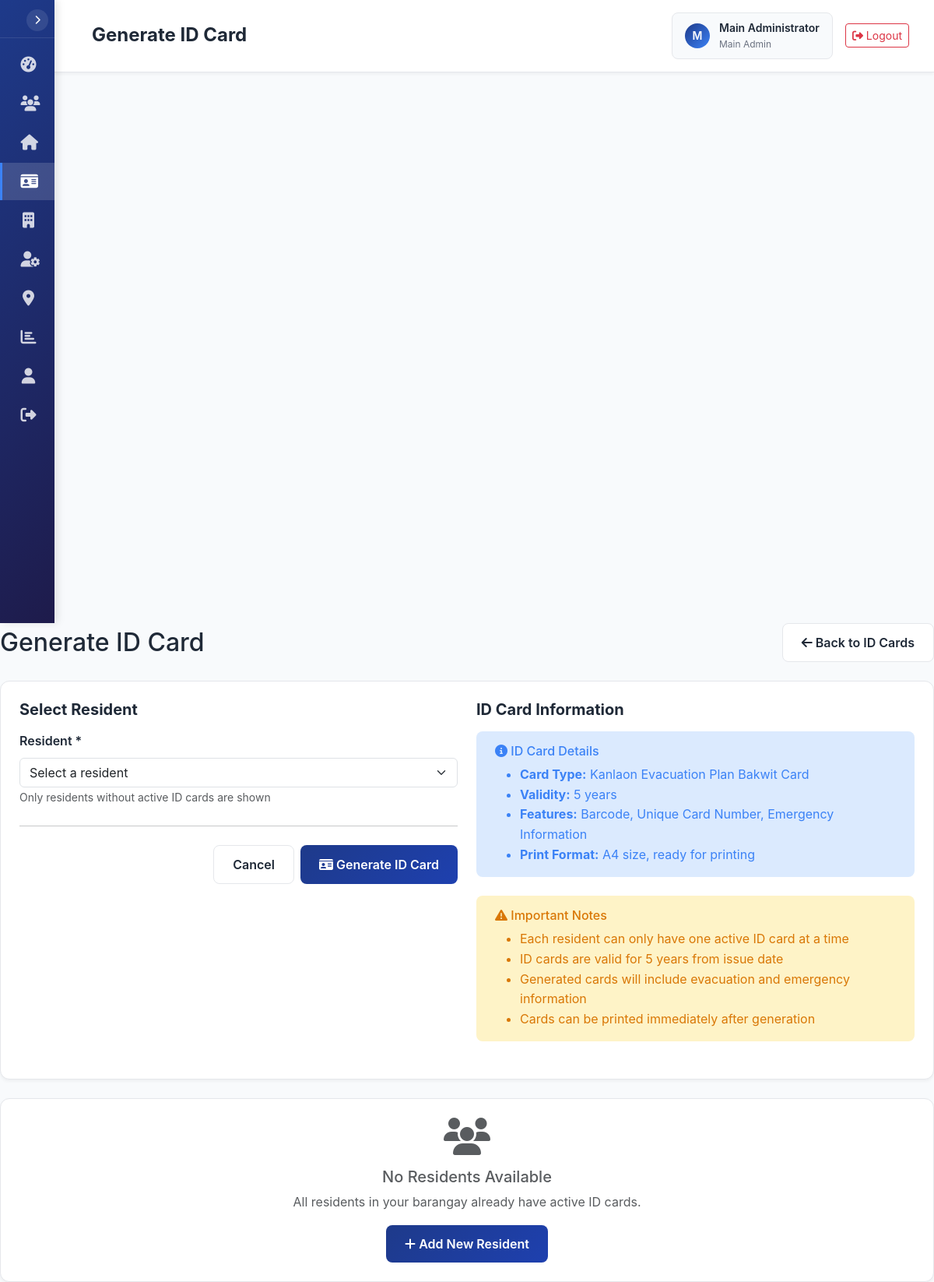
The app's page /id-cards.php?action=generate (signed in) with its own data.
### tables this page shows
CREATE TABLE IF NOT EXISTS `users` (
    `id` INT(11) NOT NULL AUTO_INCREMENT,
    `username` VARCHAR(50) NOT NULL UNIQUE,
    `password` VARCHAR(255) NOT NULL,
    `full_name` VARCHAR(100) NOT NULL,
    `email` VARCHAR(100) UNIQUE,
    `role` ENUM('main_admin', 'admin', 'staff') NOT NULL DEFAULT 'staff',
    `barangay_id` INT(11) NULL,
    `is_active` TINYINT(1) NOT NULL DEFAULT 1,
    `last_login` DATETIME NULL,
    `created_at` TIMESTAMP DEFAULT CURRENT_TIMESTAMP,
    `updated_at` TIMESTAMP DEFAULT CURRENT_TIMESTAMP ON UPDATE CURRENT_TIMESTAMP,
    PRIMARY KEY (`id`),
    INDEX `idx_username` (`username`),
    INDEX `idx_role` (`role`),
    INDEX `idx_barangay_id` (`barangay_id`),
    INDEX `idx_is_active` (`is_active`)
);

### Controller.php (called while the page is built, shortened)
<?php
abstract class Controller {
    public function __construct() {
        $this->userModel = new User();
        $this->user = $this->userModel->getUserWithBarangay($_SESSION['user_id']);
    }
    protected function render($view, $data = []) {
        extract($data);
        $viewPath = APP_ROOT . "/views/{$view}.php";
        if (file_exists($viewPath)) {
            require_once $viewPath;
        } else {
            throw new Exception("View {$view} not found");
        }
    }
}
?>

### controllers/IdCardController.php (called while the page is built, shortened)
<?php
require_once 'config/config.php';
class IdCardController extends Controller {
    public function generate() {
        $residentId = $_GET['resident_id'] ?? null;
        $residentsWithoutCards = [];
        $this->render('id-cards/generate', [
            'pageTitle' => 'Generate ID Card',
            'currentPage' => 'id-cards',
            'user' => $this->user,
            'residents' => $residentsWithoutCards,
            'selectedResidentId' => $residentId
        ]);
    }
}

### config/config.php (called while the page is built, shortened)
<?php
function getUserRole() {
    return $_SESSION['user_role'] ?? null;
}
function isMainAdmin() {
    return getUserRole() === 'main_admin';
}
?>

### models/Model.php (called while the page is built, shortened)
<?php
abstract class Model {
    protected $db;
    public function __construct() {
        $this->db = Database::getInstance();
    }
    public function queryFirst($sql, $params = []) {
        $conn = $this->db->getConnection();
        $stmt = $conn->prepare($sql);
        foreach ($params as $key => $value) {
            $stmt->bindValue(":{$key}", $value);
        }
        $stmt->execute();
        return $stmt->fetch();
    }
}
?>

### models/User.php (called while the page is built, shortened)
<?php
class User extends Model {
    public function getUserWithBarangay($userId) {
        $sql = "SELECT u.*, b.name as barangay_name, b.code as barangay_code
                FROM users u
                LEFT JOIN barangays b ON u.barangay_id = b.id
                WHERE u.id = :id";
        return $this->queryFirst($sql, ['id' => $userId]);
    }
}
?>

### views/layouts/main.php (the view, shortened to what this page needs)
<!DOCTYPE html>
<html lang="en">
<head>
    <link href="https://cdn.jsdelivr.net/npm/bootstrap@5.3.0/dist/css/bootstrap.min.css" rel="stylesheet">
    <link rel="stylesheet" href="https://cdnjs.cloudflare.com/ajax/libs/font-awesome/6.4.0/css/all.min.css">
</head>
<body>
    <nav class="sidebar" id="sidebar">
        <div class="sidebar-header">
            <button class="sidebar-toggle-btn" id="sidebarToggleBtn">
                <i class="fas fa-chevron-right"></i>
            </button>
        </div>
        <div class="sidebar-nav">
            <div class="nav-item">
                <a href="dashboard.php" class="nav-link <?= $currentPage === 'dashboard' ? 'active' : '' ?>">
                    <i class="fas fa-tachometer-alt"></i>
                </a>
            </div>
            <div class="nav-item">
                <a href="residents.php" class="nav-link <?= $currentPage === 'residents' ? 'active' : '' ?>">
                    <i class="fas fa-users"></i>
                </a>
            </div>
            <div class="nav-item">
                <a href="households.php" class="nav-link <?= $currentPage === 'households' ? 'active' : '' ?>">
                    <i class="fas fa-home"></i>
                </a>
            </div>
            <div class="nav-item">
                <a href="id-cards.php" class="nav-link <?= $currentPage === 'id-cards' ? 'active' : '' ?>">
                    <i class="fas fa-id-card"></i>
                </a>
            </div>
            <div class="nav-item">
                <a href="evacuation-centers.php" class="nav-link <?= $currentPage === 'evacuation-centers' ? 'active' : '' ?>">
                    <i class="fas fa-building"></i>
                </a>
            </div>
            <?php if (isMainAdmin()): ?>
            <div class="nav-item">
                <a href="users.php" class="nav-link <?= $currentPage === 'users' ? 'active' : '' ?>">
                    <i class="fas fa-user-cog"></i>
                </a>
            </div>
            <div class="nav-item">
                <a href="barangays.php" class="nav-link <?= $currentPage === 'barangays' ? 'active' : '' ?>">
                    <i class="fas fa-map-marker-alt"></i>
                </a>
            </div>
            <?php endif; ?>
            <div class="nav-item">
                <a href="reports.php" class="nav-link <?= $currentPage === 'reports' ? 'active' : '' ?>">
                    <i class="fas fa-chart-bar"></i>
                </a>
            </div>
            <div class="nav-item">
                <a href="profile.php" class="nav-link <?= $currentPage === 'profile' ? 'active' : '' ?>">
                    <i class="fas fa-user"></i>
                </a>
            </div>
            <div class="nav-item">
                <a href="logout.php" class="nav-link">
                    <i class="fas fa-sign-out-alt"></i>
                </a>
            </div>
        </div>
    </nav>
    <div class="main-content">
        <div class="top-nav">
            <div class="top-nav-left">
                <h1 class="page-title"><?= $pageTitle ?? 'Dashboard' ?></h1>
            </div>
            <div class="top-nav-right">
                <div class="user-info">
                    <div class="user-avatar">
                        <?= strtoupper(substr($user['full_name'], 0, 1)) ?>
                    </div>
                    <div class="user-details">
                        <div class="user-name"><?= $user['full_name'] ?></div>
                        <div class="user-role"><?= str_replace('_', ' ', $user['role']) ?></div>
                    </div>
                </div>
                <a href="logout.php" class="btn btn-outline-danger btn-sm">
                    <i class="fas fa-sign-out-alt"></i> Logout
                </a>
            </div>
        </div>
        <div class="content">
        </div>
    </div>
</body>
</html>

### views/layouts/main.php (style rules this page uses)
:root { --primary-blue: #1e3a8a; --secondary-blue: #1e40af; --dark-blue: #1e1b4b; --accent-blue: #3b82f6; --text-dark: #1f2937; --text-light: #6b7280; --bg-light: #f8fafc; --border-color: #e5e7eb; --success-color: #059669; --warning-color: #d97706; --danger-color: #dc2626; }
* { margin: 0; padding: 0; box-sizing: border-box; }
body { font-family: 'Inter', -apple-system, BlinkMacSystemFont, 'Segoe UI', Roboto, sans-serif; background-color: var(--bg-light); color: var(--text-dark); line-height: 1.6; }
.sidebar { background: linear-gradient(135deg, var(--primary-blue) 0%, var(--dark-blue) 100%); min-height: 100vh; width: 70px; position: fixed; left: 0; top: 0; z-index: 1000; transition: all 0.3s ease; box-shadow: 4px 0 10px rgba(0, 0, 0, 0.1); overflow: hidden; }
.sidebar .nav-link { justify-content: center; padding: 0.875rem; white-space: nowrap; }
.sidebar .nav-link i { margin-right: 0; font-size: 1.25rem; }
.sidebar .nav-link.active { background-color: rgba(255, 255, 255, 0.15); color: white; }
.sidebar-header { padding: 1.5rem 1rem; border-bottom: 1px solid rgba(255, 255, 255, 0.1); position: relative; text-align: center; }
.sidebar-toggle-btn { position: absolute; top: 0.75rem; right: 0.5rem; background: rgba(255, 255, 255, 0.1); border: none; color: white; width: 28px; height: 28px; border-radius: 50%; display: flex; align-items: center; justify-content: center; cursor: pointer; transition: all 0.3s ease; font-size: 0.75rem; }
.sidebar-nav { padding: 0.5rem 0; overflow-y: auto; max-height: calc(100vh - 120px); }
.nav-item { margin: 0.125rem 0; }
.nav-link { display: flex; align-items: center; padding: 0.75rem 1rem; color: rgba(255, 255, 255, 0.8); text-decoration: none; transition: all 0.3s ease; border-left: 3px solid transparent; white-space: nowrap; font-size: 0.875rem; }
.nav-link.active { background-color: rgba(255, 255, 255, 0.15); color: white; border-left-color: var(--accent-blue); }
.nav-link i { width: 20px; margin-right: 0.75rem; font-size: 1rem; text-align: center; }
.main-content { margin-left: 70px; min-height: 100vh; transition: margin-left 0.3s ease; display: flex; flex-direction: column; }
.top-nav { background: white; padding: 1rem 2rem; border-bottom: 1px solid var(--border-color); display: flex; justify-content: space-between; align-items: center; box-shadow: 0 2px 4px rgba(0, 0, 0, 0.05); flex-shrink: 0; }
.top-nav-left { display: flex; align-items: center; }
.page-title { font-size: 1.5rem; font-weight: 700; color: var(--text-dark); margin: 0 0 0 1rem; }
.top-nav-right { display: flex; align-items: center; gap: 1rem; }
.user-info { display: flex; align-items: center; gap: 0.75rem; padding: 0.5rem 1rem; background-color: var(--bg-light); border-radius: 0.5rem; border: 1px solid var(--border-color); }
.user-avatar { width: 32px; height: 32px; background: linear-gradient(135deg, var(--primary-blue), var(--accent-blue)); border-radius: 50%; display: flex; align-items: center; justify-content: center; color: white; font-weight: 600; font-size: 0.875rem; }
.user-details { display: flex; flex-direction: column; }
.user-name { font-weight: 600; font-size: 0.875rem; color: var(--text-dark); }
.user-role { font-size: 0.75rem; color: var(--text-light); text-transform: capitalize; }
.content { padding: 2rem; flex-grow: 1; overflow-y: auto; min-height: 0; }
@media (min-width: 769px) { .sidebar { width: 70px; } }
@media (min-width: 769px) { .main-content { margin-left: 70px; } }

### records on screen
users: full_name "M", full_name "Main Administrator", role "Main Admin"

### other values on screen
$pageTitle "Generate ID Card"
ID_CARD_VALIDITY_YEARS "5"
